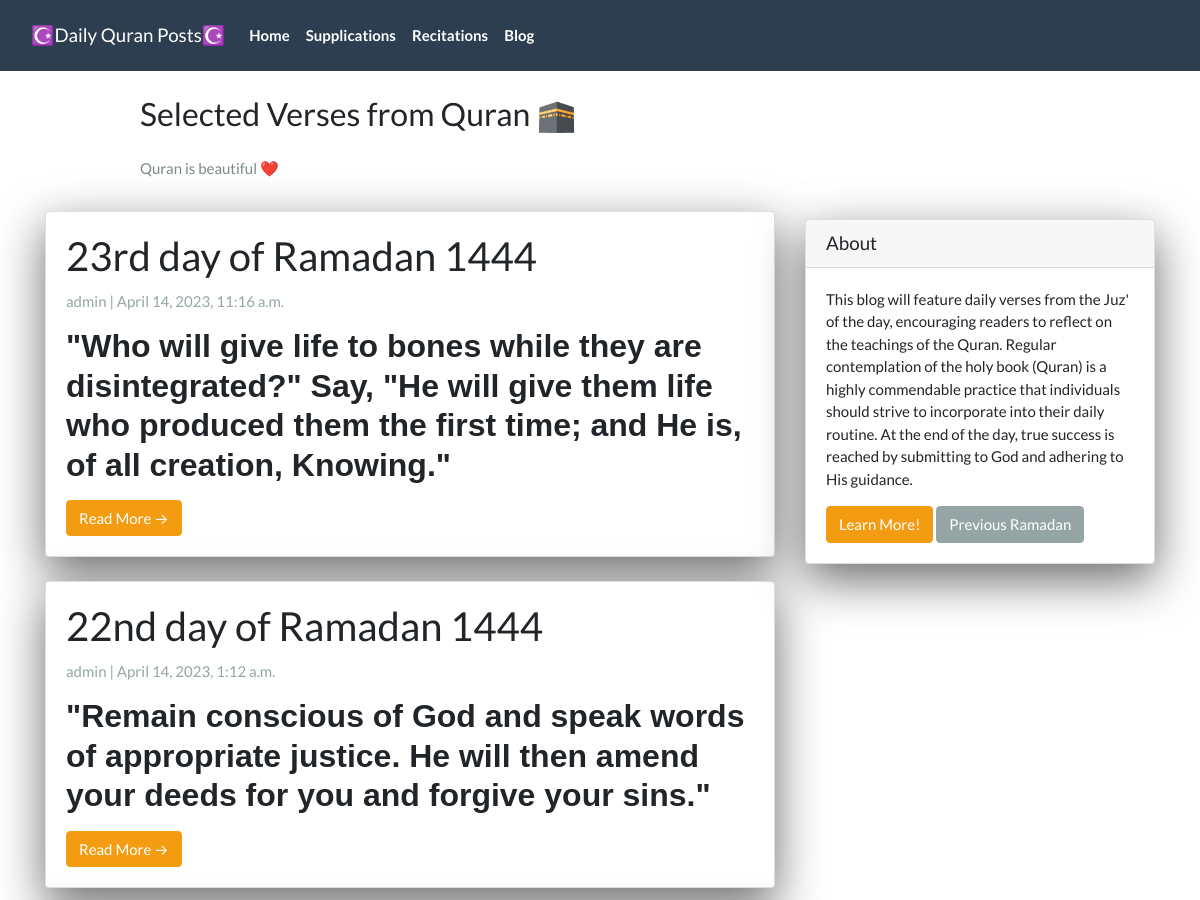
The app's page / (upper part), older data.
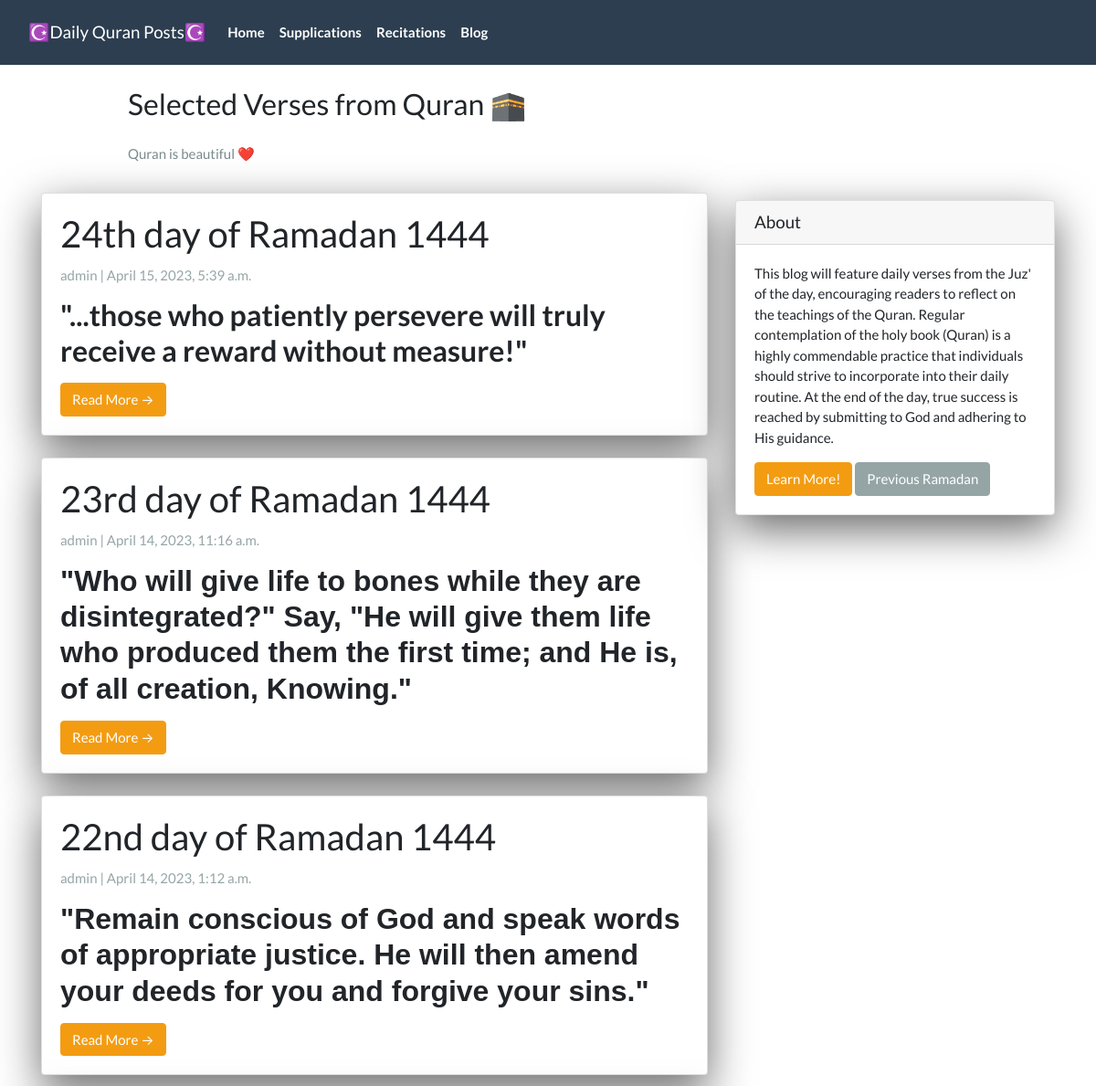
The same page, newer data.
### App/models.py (models this page shows, shortened)
class Post(models.Model):
  title =  models.CharField(max_length=200, unique=True)
  slug =   models.SlugField(max_length=200, unique=True)
  author = models.ForeignKey(User, on_delete=models.CASCADE, related_name='blog_posts')
  created_on = models.DateTimeField(auto_now_add=True)
  updated_on = models.DateTimeField(auto_now=True)
  summary = RichTextField(blank=True, null=True)
  content = RichTextField(blank=True, null=True)
  video_link = EmbedVideoField(blank=True, null=True)
  status = models.IntegerField(choices=STATUS, default=0)
  class Meta:
    ordering = ['-created_on']

### App/views.py (the view)
# urls.py: path('',                PostList.as_view(),           name="home"),
class PostList(generic.ListView):
  queryset = Post.objects.filter(status=1).order_by('-created_on')
  template_name = 'index.html'

### App/templates/index.html (shortened to what this page needs)
{% extends "base.html" %}
{% block content %}
<header class="masthead">
  <div class="container">
    <div class="row">
      <div class=" col-md-8 col-md-10 mx-auto">
        <div class="site-heading">
          <h3 class=" site-heading my-4 mt-3 text-black">Selected Verses from Quran 🕋</h3>
          <p class="text-dark">Quran is beautiful ❤️</p>
        </div>
      </div>
    </div>
  </div>
</header>
<div class="container">
  <div class="row">
    <div class="col-md-8 mt-3 left">
      {% for post in post_list %}
      <div class="card mb-4">
        <div class="card-body">
          <h2 class="card-title">{{ post.title }}</h2>
          <p class="card-text text-muted h6">{{ post.author }} | {{ post.created_on}} </p>
          <p class="card-text">{{post.summary | safe}}</p>
          <a href="{% url 'post_detail' post.slug  %}" class="btn btn-warning">Read More &RightArrow;</a>
        </div>
      </div>
      {% endfor %}
    </div>
    {% block sidebar %}
    {% include 'sidebar.html' %}
    {% endblock sidebar %}
  </div>
</div>
{%endblock%}

Row changes from the older to the newer data that the page shows:
added Post: title "24th day of Ramadan 1444", author "admin", created_on "April 15, 2023, 5:39 a.m.", summary "\"...those who patiently persevere will truly receive a reward without measure!\""
